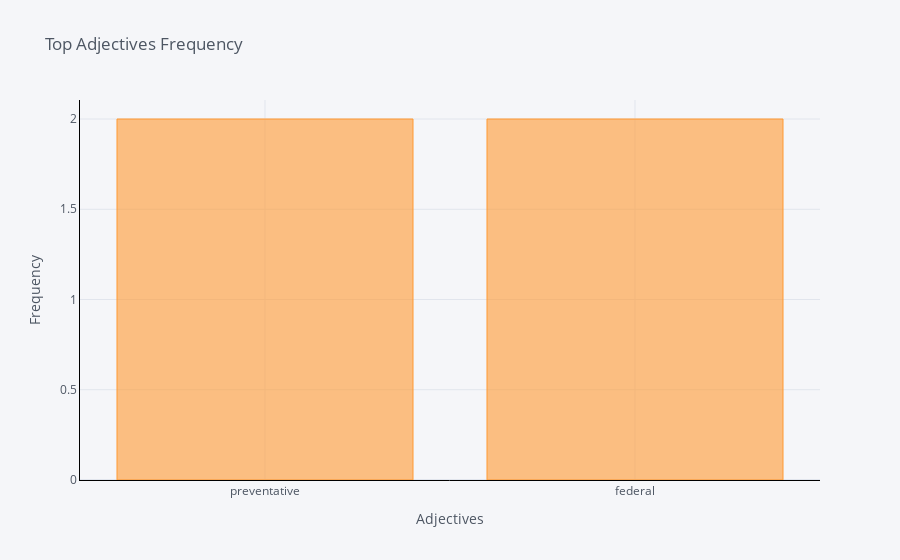

The cell this chart's notebook holds for it:
### Markdown cell above
Displaying Top Adjectives found in the text with their frequency

### Code cell
top_adjectives = top_adjectives(text_nlp)
top_adjectives

### Figure 1 — Plotly figure (JSON) as saved in the notebook; plotly's stock layout.template omitted (floating-point values rounded to 4 significant figures)
{"data": [{"marker": {"color": "rgba(255, 153, 51, 0.6)", "line": {"color": "rgba(255, 153, 51, 1.0)", "width": 1}}, "name": "Frequency", "orientation": "v", "text": "", "type": "bar", "x": ["preventative", "federal"], "y": [2, 2]}], "layout": {"legend": {"bgcolor": "#F5F6F9", "font": {"color": "#4D5663"}}, "paper_bgcolor": "#F5F6F9", "plot_bgcolor": "#F5F6F9", "title": {"font": {"color": "#4D5663"}, "text": "Top Adjectives Frequency"}, "xaxis": {"gridcolor": "#E1E5ED", "linecolor": "black", "showgrid": true, "tickfont": {"color": "#4D5663"}, "title": {"font": {"color": "#4D5663"}, "text": "Adjectives"}, "zerolinecolor": "#E1E5ED"}, "yaxis": {"gridcolor": "#E1E5ED", "linecolor": "black", "showgrid": true, "tickfont": {"color": "#4D5663"}, "title": {"font": {"color": "#4D5663"}, "text": "Frequency"}, "zerolinecolor": "#E1E5ED"}}}
